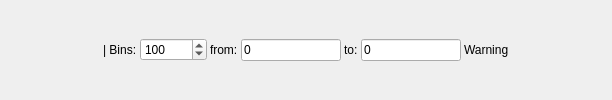
                 <widget class="QFrame" name="frPTHistY">
                  <property name="minimumSize">
                   <size>
                    <width>0</width>
                    <height>0</height>
                   </size>
                  </property>
                  <property name="frameShape">
                   <enum>QFrame::Shape::NoFrame</enum>
                  </property>
                  <property name="frameShadow">
                   <enum>QFrame::Shadow::Raised</enum>
                  </property>
                  <layout class="QHBoxLayout" name="horizontalLayout_39">
                   <property name="spacing">
                    <number>3</number>
                   </property>
                   <property name="leftMargin">
                    <number>0</number>
                   </property>
                   <property name="topMargin">
                    <number>0</number>
                   </property>
                   <property name="rightMargin">
                    <number>0</number>
                   </property>
                   <property name="bottomMargin">
                    <number>0</number>
                   </property>
                   <item>
                    <spacer name="horizontalSpacer_46">
                     <property name="orientation">
                      <enum>Qt::Orientation::Horizontal</enum>
                     </property>
                     <property name="sizeHint" stdset="0">
                      <size>
                       <width>103</width>
                       <height>20</height>
                      </size>
                     </property>
                    </spacer>
                   </item>
                   <item>
                    <widget class="QLabel" name="label_22">
                     <property name="text">
                      <string>| Bins:</string>
                     </property>
                    </widget>
                   </item>
                   <item>
                    <widget class="QSpinBox" name="sbPTHistBinsY">
                     <property name="minimum">
                      <number>1</number>
                     </property>
                     <property name="maximum">
                      <number>100000</number>
                     </property>
                     <property name="value">
                      <number>100</number>
                     </property>
                    </widget>
                   </item>
                   <item>
                    <widget class="QLabel" name="label_23">
                     <property name="text">
                      <string>from:</string>
                     </property>
                    </widget>
                   </item>
                   <item>
                    <widget class="QLineEdit" name="ledPTHistFromY">
                     <property name="maximumSize">
                      <size>
                       <width>100</width>
                       <height>16777215</height>
                      </size>
                     </property>
                     <property name="text">
                      <string>0</string>
                     </property>
                    </widget>
                   </item>
                   <item>
                    <widget class="QLabel" name="label_24">
                     <property name="text">
                      <string>to:</string>
                     </property>
                    </widget>
                   </item>
                   <item>
                    <widget class="QLineEdit" name="ledPTHistToY">
                     <property name="maximumSize">
                      <size>
                       <width>100</width>
                       <height>16777215</height>
                      </size>
                     </property>
                     <property name="text">
                      <string>0</string>
                     </property>
                    </widget>
                   </item>
                   <item>
                    <widget class="QLabel" name="labRangeWarningVert">
                     <property name="toolTip">
                      <string>Automatic histogram range for multithread search can provide wrong data due to histogram merging!
Please specify a valid range</string>
                     </property>
                     <property name="text">
                      <string>Warning</string>
                     </property>
                    </widget>
                   </item>
                   <item>
                    <spacer name="horizontalSpacer_47">
                     <property name="orientation">
                      <enum>Qt::Orientation::Horizontal</enum>
                     </property>
                     <property name="sizeHint" stdset="0">
                      <size>
                       <width>103</width>
                       <height>20</height>
                      </size>
                     </property>
                    </spacer>
                   </item>
                  </layout>
                 </widget>
